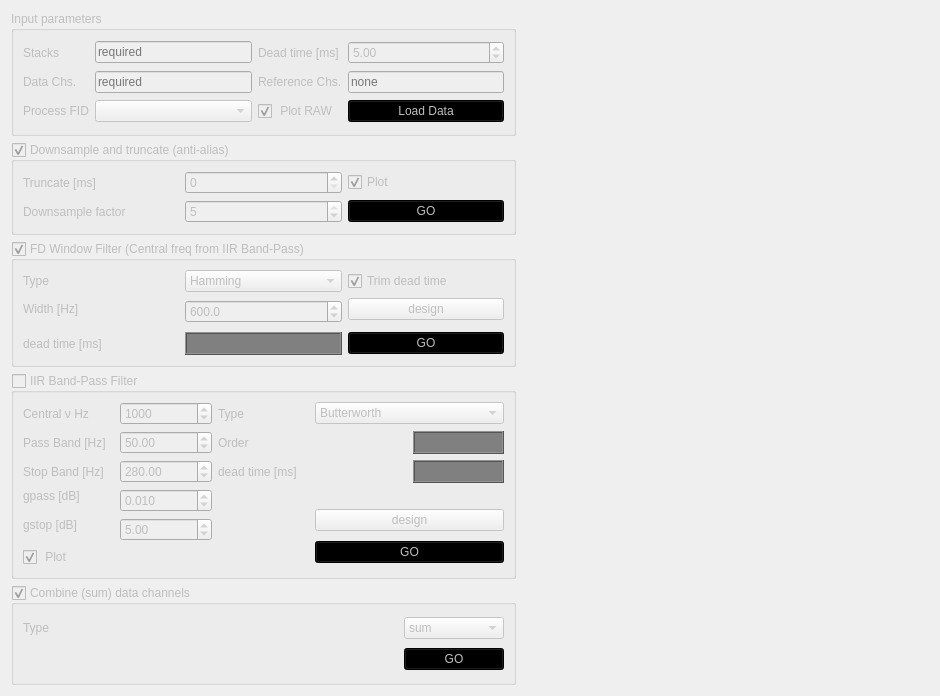
          <widget class="QWidget" name="LoadTab">
           <property name="sizePolicy">
            <sizepolicy hsizetype="Expanding" vsizetype="Expanding">
             <horstretch>0</horstretch>
             <verstretch>0</verstretch>
            </sizepolicy>
           </property>
           <property name="minimumSize">
            <size>
             <width>940</width>
             <height>0</height>
            </size>
           </property>
           <property name="maximumSize">
            <size>
             <width>16777215</width>
             <height>16777215</height>
            </size>
           </property>
           <attribute name="title">
            <string>Load</string>
           </attribute>
           <layout class="QVBoxLayout" name="verticalLayout_3">
            <item>
             <widget class="QGroupBox" name="inputRAWParametersBox">
              <property name="enabled">
               <bool>false</bool>
              </property>
              <property name="sizePolicy">
               <sizepolicy hsizetype="Fixed" vsizetype="Fixed">
                <horstretch>0</horstretch>
                <verstretch>0</verstretch>
               </sizepolicy>
              </property>
              <property name="minimumSize">
               <size>
                <width>505</width>
                <height>125</height>
               </size>
              </property>
              <property name="maximumSize">
               <size>
                <width>505</width>
                <height>16777215</height>
               </size>
              </property>
              <property name="title">
               <string>Input parameters</string>
              </property>
              <layout class="QGridLayout" name="gridLayout_4">
               <item row="0" column="0">
                <widget class="QLabel" name="label">
                 <property name="toolTip">
                  <string/>
                 </property>
                 <property name="statusTip">
                  <string comment="yo" extracomment="jldafjlk   kldajflj  adlkfjl"/>
                 </property>
                 <property name="text">
                  <string>Stacks</string>
                 </property>
                </widget>
               </item>
               <item row="0" column="1">
                <widget class="QLineEdit" name="stacksLineEdit">
                 <property name="maximumSize">
                  <size>
                   <width>16777215</width>
                   <height>16777215</height>
                  </size>
                 </property>
                 <property name="toolTip">
                  <string notr="true">&lt;html&gt;&lt;head/&gt;&lt;body&gt;&lt;p&gt;Set the stacks that you would like processed.&lt;/p&gt;&lt;p&gt;This must be a valid set of numpy array indices. Remember that Python uses non end-inclusive indexing. &lt;/p&gt;&lt;p&gt;So things like [1:24] will include stacks 1-23&lt;/p&gt;&lt;p&gt;Furthermore [1:8,12:24] will include stacks 1-7 and 12:23. Any list of valid indices will be accepted, but they must be comma seperated. &lt;/p&gt;&lt;/body&gt;&lt;/html&gt;</string>
                 </property>
                 <property name="placeholderText">
                  <string>required</string>
                 </property>
                </widget>
               </item>
               <item row="0" column="2">
                <widget class="QLabel" name="label_24">
                 <property name="text">
                  <string>Dead time [ms]</string>
                 </property>
                </widget>
               </item>
               <item row="0" column="3">
                <widget class="QDoubleSpinBox" name="DeadTimeSpinBox">
                 <property name="maximumSize">
                  <size>
                   <width>16777215</width>
                   <height>16777215</height>
                  </size>
                 </property>
                 <property name="toolTip">
                  <string>&lt;html&gt;&lt;head/&gt;&lt;body&gt;&lt;p&gt;This is the instrument dead time that is used. You may remove additonal or less dead time as an option. By default Akvo uses the recommended instrument dead times.&lt;/p&gt;&lt;/body&gt;&lt;/html&gt;</string>
                 </property>
                 <property name="minimum">
                  <double>0.500000000000000</double>
                 </property>
                 <property name="singleStep">
                  <double>0.500000000000000</double>
                 </property>
                 <property name="value">
                  <double>5.000000000000000</double>
                 </property>
                </widget>
               </item>
               <item row="1" column="0">
                <widget class="QLabel" name="label_23">
                 <property name="text">
                  <string>Data Chs.</string>
                 </property>
                </widget>
               </item>
               <item row="1" column="1">
                <widget class="QLineEdit" name="dataChanLineEdit">
                 <property name="maximumSize">
                  <size>
                   <width>16777215</width>
                   <height>16777215</height>
                  </size>
                 </property>
                 <property name="toolTip">
                  <string>&lt;html&gt;&lt;head/&gt;&lt;body&gt;&lt;p&gt;Set the data channels that you would like processed.&lt;/p&gt;&lt;p&gt;This must be a valid set of numpy array indices. Remember that Python uses non end-inclusive indexing. &lt;/p&gt;&lt;p&gt;So things like [1:3] will use channels 1 and 2&lt;/p&gt;&lt;p&gt;Any list of valid indices will be accepted, but they must be comma seperated. &lt;/p&gt;&lt;/body&gt;&lt;/html&gt;</string>
                 </property>
                 <property name="placeholderText">
                  <string>required</string>
                 </property>
                </widget>
               </item>
               <item row="1" column="2">
                <widget class="QLabel" name="label_28">
                 <property name="text">
                  <string>Reference Chs.</string>
                 </property>
                </widget>
               </item>
               <item row="1" column="3">
                <widget class="QLineEdit" name="refChanLineEdit">
                 <property name="maximumSize">
                  <size>
                   <width>16777215</width>
                   <height>16777215</height>
                  </size>
                 </property>
                 <property name="toolTip">
                  <string>&lt;html&gt;&lt;head/&gt;&lt;body&gt;&lt;p&gt;Set the reference channels that you would like processed.&lt;/p&gt;&lt;p&gt;This must be a valid set of numpy array indices. Remember that Python uses non end-inclusive indexing. &lt;/p&gt;&lt;p&gt;So things like [1:3] will use channels 1 and 2&lt;/p&gt;&lt;p&gt;Any list of valid indices will be accepted, but they must be comma seperated. &lt;/p&gt;&lt;p&gt;Optionally no reference channels are allowed, just leave this field black so it says none&lt;/p&gt;&lt;/body&gt;&lt;/html&gt;</string>
                 </property>
                 <property name="text">
                  <string/>
                 </property>
                 <property name="placeholderText">
                  <string>none</string>
                 </property>
                </widget>
               </item>
               <item row="2" column="0">
                <widget class="QLabel" name="label_29">
                 <property name="text">
                  <string>Process FID</string>
                 </property>
                </widget>
               </item>
               <item row="2" column="1">
                <widget class="QComboBox" name="FIDProcComboBox">
                 <property name="maximumSize">
                  <size>
                   <width>16777215</width>
                   <height>16777215</height>
                  </size>
                 </property>
                 <property name="toolTip">
                  <string>&lt;html&gt;&lt;head/&gt;&lt;body&gt;&lt;p&gt;For T1 or CPMG pulses, which pulse(s) would you like to process. Note that for very short delay T1 pulses, the first pulse may be disabled. &lt;/p&gt;&lt;/body&gt;&lt;/html&gt;</string>
                 </property>
                </widget>
               </item>
               <item row="2" column="2">
                <widget class="QCheckBox" name="plotImportCheckBox">
                 <property name="enabled">
                  <bool>false</bool>
                 </property>
                 <property name="text">
                  <string> Plot RAW</string>
                 </property>
                 <property name="checked">
                  <bool>true</bool>
                 </property>
                </widget>
               </item>
               <item row="2" column="3">
                <widget class="QPushButton" name="loadDataPushButton">
                 <property name="enabled">
                  <bool>false</bool>
                 </property>
                 <property name="styleSheet">
                  <string notr="true">#loadDataPushButton {
    background: green;
}

#loadDataPushButton:disabled {
    background: black;
}</string>
                 </property>
                 <property name="text">
                  <string>Load Data</string>
                 </property>
                </widget>
               </item>
              </layout>
             </widget>
            </item>
            <item>
             <widget class="QGroupBox" name="downSampleGroupBox">
              <property name="enabled">
               <bool>false</bool>
              </property>
              <property name="sizePolicy">
               <sizepolicy hsizetype="Fixed" vsizetype="Fixed">
                <horstretch>0</horstretch>
                <verstretch>0</verstretch>
               </sizepolicy>
              </property>
              <property name="minimumSize">
               <size>
                <width>505</width>
                <height>90</height>
               </size>
              </property>
              <property name="maximumSize">
               <size>
                <width>505</width>
                <height>16777215</height>
               </size>
              </property>
              <property name="title">
               <string>Downsample and truncate (anti-alias)</string>
              </property>
              <property name="checkable">
               <bool>true</bool>
              </property>
              <layout class="QGridLayout" name="gridLayout_5">
               <item row="0" column="1">
                <widget class="QSpinBox" name="truncateSpinBox">
                 <property name="maximumSize">
                  <size>
                   <width>16777215</width>
                   <height>16777215</height>
                  </size>
                 </property>
                 <property name="toolTip">
                  <string>&lt;html&gt;&lt;head/&gt;&lt;body&gt;&lt;p&gt;Set the final length of your processed record. Note that the use of Adaptive filtering allows for the removal of additional late times. If you do not wish to truncate, leave as 0.&lt;/p&gt;&lt;/body&gt;&lt;/html&gt;</string>
                 </property>
                 <property name="maximum">
                  <number>1000</number>
                 </property>
                 <property name="value">
                  <number>0</number>
                 </property>
                </widget>
               </item>
               <item row="0" column="0">
                <widget class="QLabel" name="label_3">
                 <property name="text">
                  <string>Truncate [ms]</string>
                 </property>
                </widget>
               </item>
               <item row="1" column="1">
                <widget class="QSpinBox" name="downSampleSpinBox">
                 <property name="maximumSize">
                  <size>
                   <width>16777215</width>
                   <height>16777215</height>
                  </size>
                 </property>
                 <property name="minimum">
                  <number>1</number>
                 </property>
                 <property name="maximum">
                  <number>5</number>
                 </property>
                 <property name="value">
                  <number>5</number>
                 </property>
                </widget>
               </item>
               <item row="1" column="0">
                <widget class="QLabel" name="label_12">
                 <property name="text">
                  <string>Downsample factor</string>
                 </property>
                </widget>
               </item>
               <item row="1" column="2">
                <widget class="QPushButton" name="downSampleGO">
                 <property name="styleSheet">
                  <string notr="true">#downSampleGO {
    background: green;
}

#downSampleGO:disabled{
    background: black;
}</string>
                 </property>
                 <property name="text">
                  <string>GO</string>
                 </property>
                </widget>
               </item>
               <item row="0" column="2">
                <widget class="QCheckBox" name="dsPlot">
                 <property name="text">
                  <string>Plot</string>
                 </property>
                 <property name="checked">
                  <bool>true</bool>
                 </property>
                </widget>
               </item>
              </layout>
             </widget>
            </item>
            <item>
             <widget class="QGroupBox" name="windowFilterGroupBox">
              <property name="enabled">
               <bool>false</bool>
              </property>
              <property name="sizePolicy">
               <sizepolicy hsizetype="Fixed" vsizetype="Fixed">
                <horstretch>0</horstretch>
                <verstretch>0</verstretch>
               </sizepolicy>
              </property>
              <property name="minimumSize">
               <size>
                <width>505</width>
                <height>90</height>
               </size>
              </property>
              <property name="maximumSize">
               <size>
                <width>505</width>
                <height>16777215</height>
               </size>
              </property>
              <property name="title">
               <string>FD Window Filter (Central freq from IIR Band-Pass)</string>
              </property>
              <property name="checkable">
               <bool>true</bool>
              </property>
              <layout class="QGridLayout" name="gridLayout_6">
               <item row="4" column="0">
                <widget class="QLabel" name="label_55">
                 <property name="text">
                  <string>dead time [ms]</string>
                 </property>
                </widget>
               </item>
               <item row="1" column="3">
                <widget class="QPushButton" name="fdDesignPushButton">
                 <property name="styleSheet">
                  <string notr="true"/>
                 </property>
                 <property name="text">
                  <string>design</string>
                 </property>
                </widget>
               </item>
               <item row="4" column="3">
                <widget class="QPushButton" name="windowFilterGO">
                 <property name="styleSheet">
                  <string notr="true">#windowFilterGO {
    background: green;
}

#windowFilterGO:disabled{
    background: black;
}</string>
                 </property>
                 <property name="text">
                  <string>GO</string>
                 </property>
                </widget>
               </item>
               <item row="1" column="0">
                <widget class="QLabel" name="label_48">
                 <property name="text">
                  <string>Width [Hz]</string>
                 </property>
                </widget>
               </item>
               <item row="1" column="1" rowspan="2">
                <widget class="QDoubleSpinBox" name="windowBandwidthSpinBox">
                 <property name="decimals">
                  <number>1</number>
                 </property>
                 <property name="maximum">
                  <double>1200.000000000000000</double>
                 </property>
                 <property name="value">
                  <double>600.000000000000000</double>
                 </property>
                </widget>
               </item>
               <item row="4" column="1">
                <widget class="QLCDNumber" name="lcdWinDead">
                 <property name="sizePolicy">
                  <sizepolicy hsizetype="Preferred" vsizetype="Fixed">
                   <horstretch>0</horstretch>
                   <verstretch>0</verstretch>
                  </sizepolicy>
                 </property>
                 <property name="styleSheet">
                  <string notr="true">#lcdWinDead {
color: green;
background: black;
}

#lcdWinDead:disabled {
color: grey;
background: dark grey;
}</string>
                 </property>
                 <property name="segmentStyle">
                  <enum>QLCDNumber::Flat</enum>
                 </property>
                </widget>
               </item>
               <item row="0" column="0">
                <widget class="QLabel" name="label_45">
                 <property name="text">
                  <string>Type</string>
                 </property>
                </widget>
               </item>
               <item row="0" column="1">
                <widget class="QComboBox" name="windowTypeComboBox">
                 <item>
                  <property name="text">
                   <string>Hamming</string>
                  </property>
                 </item>
                 <item>
                  <property name="text">
                   <string>Hanning</string>
                  </property>
                 </item>
                 <item>
                  <property name="text">
                   <string>Flat top</string>
                  </property>
                 </item>
                 <item>
                  <property name="text">
                   <string>Rectangular</string>
                  </property>
                 </item>
                </widget>
               </item>
               <item row="0" column="3">
                <widget class="QCheckBox" name="windowTrim">
                 <property name="toolTip">
                  <string>&lt;html&gt;&lt;head/&gt;&lt;body&gt;&lt;p&gt;Sets whether or not the dead time will be trimmed from the beginning and end of the signal. When doing a cascade of filters, users may wish to hold off on edge effect removal. &lt;/p&gt;&lt;/body&gt;&lt;/html&gt;</string>
                 </property>
                 <property name="text">
                  <string>Trim dead time </string>
                 </property>
                 <property name="checked">
                  <bool>true</bool>
                 </property>
                </widget>
               </item>
              </layout>
             </widget>
            </item>
            <item>
             <widget class="QGroupBox" name="BandPassBox">
              <property name="enabled">
               <bool>false</bool>
              </property>
              <property name="sizePolicy">
               <sizepolicy hsizetype="Fixed" vsizetype="Fixed">
                <horstretch>0</horstretch>
                <verstretch>0</verstretch>
               </sizepolicy>
              </property>
              <property name="minimumSize">
               <size>
                <width>505</width>
                <height>180</height>
               </size>
              </property>
              <property name="maximumSize">
               <size>
                <width>505</width>
                <height>16777215</height>
               </size>
              </property>
              <property name="title">
               <string>IIR Band-Pass Filter</string>
              </property>
              <property name="checkable">
               <bool>true</bool>
              </property>
              <property name="checked">
               <bool>false</bool>
              </property>
              <layout class="QGridLayout" name="gridLayout_7">
               <item row="1" column="0">
                <widget class="QLabel" name="label_19">
                 <property name="text">
                  <string>Pass Band [Hz]</string>
                 </property>
                </widget>
               </item>
               <item row="6" column="3" rowspan="2" colspan="2">
                <widget class="QPushButton" name="bandPassGO">
                 <property name="styleSheet">
                  <string notr="true">#bandPassGO {
    background: green;
}

#bandPassGO:disabled{
    background: black;
}</string>
                 </property>
                 <property name="text">
                  <string>GO</string>
                 </property>
                </widget>
               </item>
               <item row="2" column="4">
                <widget class="QLCDNumber" name="lcdNumberFTauDead">
                 <property name="sizePolicy">
                  <sizepolicy hsizetype="Minimum" vsizetype="Fixed">
                   <horstretch>0</horstretch>
                   <verstretch>0</verstretch>
                  </sizepolicy>
                 </property>
                 <property name="minimumSize">
                  <size>
                   <width>0</width>
                   <height>0</height>
                  </size>
                 </property>
                 <property name="maximumSize">
                  <size>
                   <width>16777215</width>
                   <height>16777215</height>
                  </size>
                 </property>
                 <property name="styleSheet">
                  <string notr="true">#lcdNumberFTauDead {
color: green;
background: black;
}

#lcdNumberFTauDead:disabled {
color: grey;
background: dark grey;
}</string>
                 </property>
                 <property name="digitCount">
                  <number>5</number>
                 </property>
                 <property name="segmentStyle">
                  <enum>QLCDNumber::Flat</enum>
                 </property>
                </widget>
               </item>
               <item row="1" column="2">
                <widget class="QLabel" name="label_18">
                 <property name="text">
                  <string>Order</string>
                 </property>
                </widget>
               </item>
               <item row="0" column="0">
                <widget class="QLabel" name="label_30">
                 <property name="text">
                  <string>Central ν Hz</string>
                 </property>
                </widget>
               </item>
               <item row="4" column="3" rowspan="2" colspan="2">
                <widget class="QPushButton" name="filterDesignPushButton">
                 <property name="styleSheet">
                  <string notr="true"/>
                 </property>
                 <property name="text">
                  <string>design</string>
                 </property>
                </widget>
               </item>
               <item row="2" column="1">
                <widget class="QDoubleSpinBox" name="stopBandSpinBox">
                 <property name="minimum">
                  <double>100.000000000000000</double>
                 </property>
                 <property name="maximum">
                  <double>1600.000000000000000</double>
                 </property>
                 <property name="value">
                  <double>280.000000000000000</double>
                 </property>
                </widget>
               </item>
               <item row="5" column="0">
                <widget class="QLabel" name="label_32">
                 <property name="text">
                  <string>gstop [dB]</string>
                 </property>
                </widget>
               </item>
               <item row="1" column="1">
                <widget class="QDoubleSpinBox" name="passBandSpinBox">
                 <property name="minimum">
                  <double>25.000000000000000</double>
                 </property>
                 <property name="maximum">
                  <double>600.000000000000000</double>
                 </property>
                 <property name="singleStep">
                  <double>5.000000000000000</double>
                 </property>
                 <property name="value">
                  <double>50.000000000000000</double>
                 </property>
                </widget>
               </item>
               <item row="1" column="4">
                <widget class="QLCDNumber" name="lcdNumberFilterOrder">
                 <property name="sizePolicy">
                  <sizepolicy hsizetype="Minimum" vsizetype="Fixed">
                   <horstretch>0</horstretch>
                   <verstretch>0</verstretch>
                  </sizepolicy>
                 </property>
                 <property name="styleSheet">
                  <string notr="true">#lcdNumberFilterOrder {
color: green;
background: black;
}

#lcdNumberFilterOrder:disabled {
color: grey;
background: dark grey;
}</string>
                 </property>
                 <property name="segmentStyle">
                  <enum>QLCDNumber::Flat</enum>
                 </property>
                </widget>
               </item>
               <item row="3" column="1" rowspan="2">
                <widget class="QDoubleSpinBox" name="gpassSpinBox">
                 <property name="suffix">
                  <string/>
                 </property>
                 <property name="decimals">
                  <number>3</number>
                 </property>
                 <property name="maximum">
                  <double>1.000000000000000</double>
                 </property>
                 <property name="singleStep">
                  <double>0.010000000000000</double>
                 </property>
                 <property name="value">
                  <double>0.010000000000000</double>
                 </property>
                </widget>
               </item>
               <item row="0" column="2">
                <widget class="QLabel" name="label_10">
                 <property name="text">
                  <string>Type</string>
                 </property>
                </widget>
               </item>
               <item row="7" column="0">
                <widget class="QCheckBox" name="plotBP">
                 <property name="enabled">
                  <bool>false</bool>
                 </property>
                 <property name="text">
                  <string> Plot </string>
                 </property>
                 <property name="checkable">
                  <bool>true</bool>
                 </property>
                 <property name="checked">
                  <bool>true</bool>
                 </property>
                </widget>
               </item>
               <item row="0" column="1">
                <widget class="QDoubleSpinBox" name="CentralVSpinBox">
                 <property name="toolTip">
                  <string>&lt;html&gt;&lt;head/&gt;&lt;body&gt;&lt;p&gt;In case of off-resonant transmitter pulse, you can set the central frequency that will be used for all processing. This has the biggest impact on the band-pass filter, and the frequencies used in inversion. &lt;/p&gt;&lt;/body&gt;&lt;/html&gt;</string>
                 </property>
                 <property name="decimals">
                  <number>0</number>
                 </property>
                 <property name="minimum">
                  <double>100.000000000000000</double>
                 </property>
                 <property name="maximum">
                  <double>5001.000000000000000</double>
                 </property>
                 <property name="singleStep">
                  <double>1.000000000000000</double>
                 </property>
                 <property name="value">
                  <double>1000.000000000000000</double>
                 </property>
                </widget>
               </item>
               <item row="5" column="1" rowspan="2">
                <widget class="QDoubleSpinBox" name="gstopSpinBox">
                 <property name="value">
                  <double>5.000000000000000</double>
                 </property>
                </widget>
               </item>
               <item row="2" column="0">
                <widget class="QLabel" name="label_20">
                 <property name="text">
                  <string>Stop Band [Hz]</string>
                 </property>
                </widget>
               </item>
               <item row="3" column="0">
                <widget class="QLabel" name="label_22">
                 <property name="text">
                  <string>gpass [dB]</string>
                 </property>
                </widget>
               </item>
               <item row="0" column="3" colspan="2">
                <widget class="QComboBox" name="fTypeComboBox">
                 <property name="sizePolicy">
                  <sizepolicy hsizetype="Minimum" vsizetype="Fixed">
                   <horstretch>0</horstretch>
                   <verstretch>0</verstretch>
                  </sizepolicy>
                 </property>
                 <property name="font">
                  <font>
                   <kerning>true</kerning>
                  </font>
                 </property>
                 <property name="mouseTracking">
                  <bool>true</bool>
                 </property>
                 <property name="toolTip">
                  <string/>
                 </property>
                 <property name="statusTip">
                  <string extracomment="hello thre"/>
                 </property>
                 <property name="whatsThis">
                  <string extracomment="What type of filter to use"/>
                 </property>
                 <property name="accessibleDescription">
                  <string>Hello</string>
                 </property>
                 <item>
                  <property name="text">
                   <string>Butterworth</string>
                  </property>
                 </item>
                 <item>
                  <property name="text">
                   <string>Chebychev Type II</string>
                  </property>
                 </item>
                 <item>
                  <property name="text">
                   <string>Elliptic</string>
                  </property>
                 </item>
                </widget>
               </item>
               <item row="2" column="2">
                <widget class="QLabel" name="label_21">
                 <property name="text">
                  <string>dead time [ms]</string>
                 </property>
                </widget>
               </item>
              </layout>
             </widget>
            </item>
            <item>
             <widget class="QGroupBox" name="sumDataBox">
              <property name="enabled">
               <bool>false</bool>
              </property>
              <property name="sizePolicy">
               <sizepolicy hsizetype="Fixed" vsizetype="Expanding">
                <horstretch>0</horstretch>
                <verstretch>0</verstretch>
               </sizepolicy>
              </property>
              <property name="minimumSize">
               <size>
                <width>505</width>
                <height>100</height>
               </size>
              </property>
              <property name="maximumSize">
               <size>
                <width>505</width>
                <height>200</height>
               </size>
              </property>
              <property name="title">
               <string>Combine (sum) data channels</string>
              </property>
              <property name="checkable">
               <bool>true</bool>
              </property>
              <layout class="QGridLayout" name="gridLayout_8">
               <item row="0" column="0">
                <widget class="QLabel" name="label_5">
                 <property name="text">
                  <string>Type</string>
                 </property>
                </widget>
               </item>
               <item row="0" column="1">
                <widget class="QComboBox" name="comboBox">
                 <item>
                  <property name="text">
                   <string>sum</string>
                  </property>
                 </item>
                 <item>
                  <property name="text">
                   <string>difference</string>
                  </property>
                 </item>
                </widget>
               </item>
               <item row="1" column="1">
                <widget class="QPushButton" name="sumDataGO">
                 <property name="maximumSize">
                  <size>
                   <width>100</width>
                   <height>16777215</height>
                  </size>
                 </property>
                 <property name="toolTip">
                  <string>&lt;html&gt;&lt;head/&gt;&lt;body&gt;&lt;p&gt;For some types of multichannel data, the channels can be summed into composite channels. This method sums all channels down to a recursion level of 2.  For single loop datasets do not use this method.  &lt;/p&gt;&lt;/body&gt;&lt;/html&gt;</string>
                 </property>
                 <property name="styleSheet">
                  <string notr="true">#sumDataGO {
    background: green;
}

#sumDataGO:disabled{
    background: black;
}</string>
                 </property>
                 <property name="text">
                  <string>GO</string>
                 </property>
                </widget>
               </item>
              </layout>
             </widget>
            </item>
           </layout>
          </widget>
